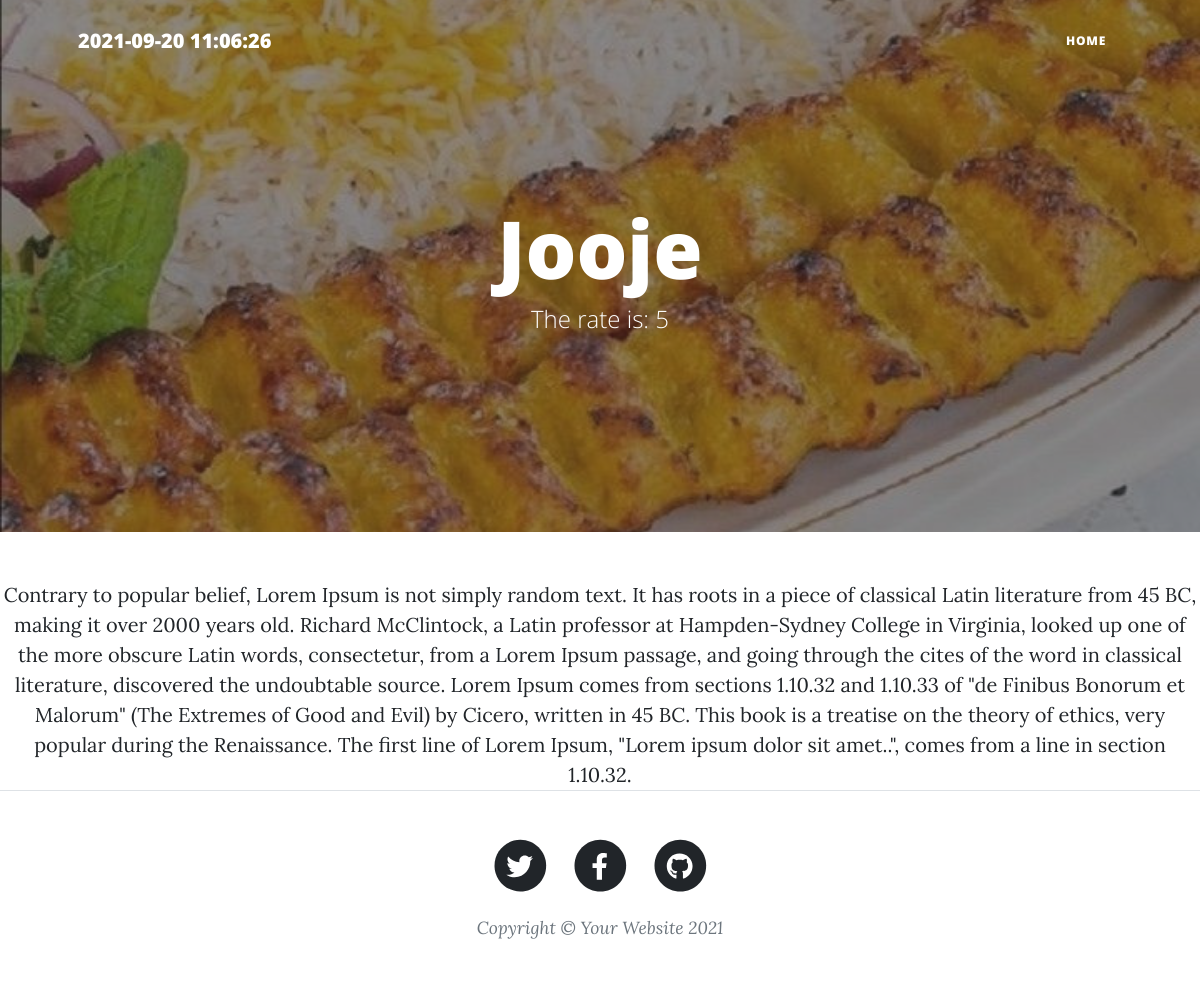
Screenshot of /jooje with the database file from the repository.
### food/models.py (models this page shows, shortened)
class foodArgus(models.Model):
    FOOD_RATE = (
        ('Best', (
        ('1','1'),
        ('2','2'),
        ('3','3'),
         )),
        ('Nice', (
        ('4','4'),
        ('5','5'),
        ))
    )
    USERS = {
        ('Atid','Atid'),
        ('Narges', 'Narges'),
        ('Yasin', 'Yasin'),
        ('Ardalan', 'Ardalan'),
    }
    name = models.CharField(max_length=20)
    slug = models.SlugField(max_length=20)
    desc = models.TextField()
    rate = models.CharField(max_length=1, choices=FOOD_RATE)
    auth = models.CharField(max_length=10, choices=USERS)
    group = models.ManyToManyField(category, related_name='articles')
    date = models.DateTimeField(default=timezone.now)
    pic = models.ImageField(upload_to= 'foodpics/')
    class Meta:
        verbose_name = "غذا"
        verbose_name_plural = "غذاها"
    objects = myManagers()

### food/views.py (the view)
# urls.py: path('<slug:func>', showDetail),
def showDetail(request , func):
     context = {
         'foods': foodArgus.objects.get(slug=func),
     }
     return render(request, 'details.html', context)

### food/templatetags/manualTag.py (called while the page is built)
@register.simple_tag
def time():
    return datetime.datetime.now()

### food/templates/details.html
{%extends 'base.html'%}
{%block main%}
     <header class="masthead" style="background-image: url('{{foods.pic.url}}')">
        <div class="container position-relative px-4 px-lg-5">
            <div class="row gx-4 gx-lg-5 justify-content-center">
                <div class="col-md-10 col-lg-8 col-xl-7">
                    <div class="site-heading">
                        <h1>{{foods.name}}</h1>
                        <span class="subheading">The rate is: {{foods.rate}}</span>
                    </div>
                </div>
            </div>
        </div>
    </header>
    <center>
        <p1 class="text-justify">{{foods.desc}}</p1>
    </center>
{%endblock%}

### rows the page displays
foodArgus: pic (picture), name "Jooje", rate "5", desc "Contrary to popular belief, Lorem Ipsum is not simply random text. It has roots in a piece of classical Latin literature from 45 BC, making it over 2000 years old. Richard McClintock, a Latin professor at Hampden-Sydney College in Virginia, looked up one of the more obscure Latin words, consectetur, from a Lorem Ipsum passage, and going through the cites of the word in classical literature, discovered the undoubtable source. Lorem Ipsum comes from sections 1.10.32 and 1.10.33 of \"de Finibus Bonorum et Malorum\" (The Extremes of Good and Evil) by Cicero, written in 45 BC. This book is a treatise on the theory of ethics, very popular during the Renaissance. The first line of Lorem Ipsum,…"
